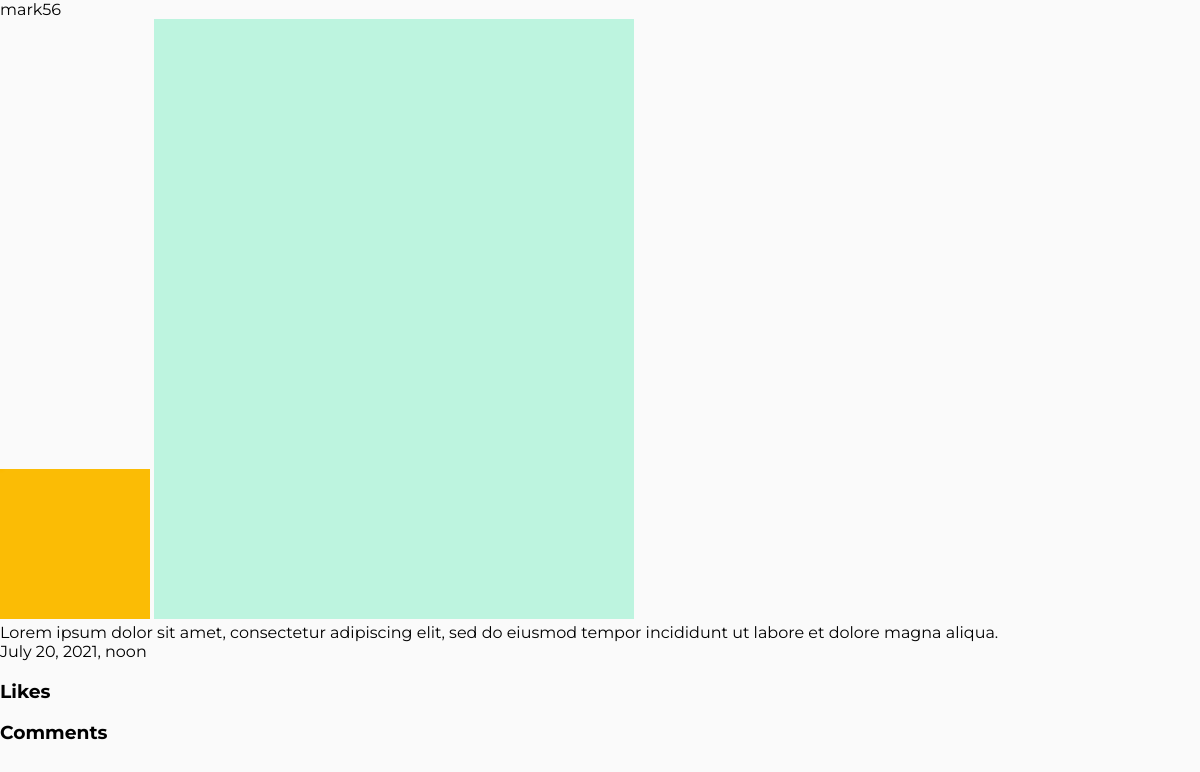
Screenshot of /p/fd6d4e8c94a24657b04528095661884e/ with the database file from the repository.
### app/models.py (models this page shows, shortened)
class Post(models.Model):
    uuid = models.UUIDField(primary_key=True, default=uuid.uuid4, editable=False)
    user = models.ForeignKey(User, related_name='posts', null=True, on_delete=models.SET_NULL)
    created_at = models.DateTimeField(auto_now_add=True)
    picture = models.ImageField(upload_to='posts')
    description = models.TextField(max_length=500)
    likes = models.ForeignKey(Like, related_name='posts', null=True, blank=True, on_delete=models.SET_NULL)
    comments = models.ForeignKey(Comment, related_name='posts', null=True, blank=True, on_delete=models.SET_NULL)
    tags = models.ManyToManyField(Tag, through='Post_Tag', blank=True, null=True)
    '''
    def get_absolute_url(self):
        #<identifier>/<uuid>/
        return reverse('app:profile', kwargs={
            'identifier': self.user.identifier,
            'uuid': self.uuid
        })
    '''
    class Meta:
        ordering = ["-created_at"]

### users/models.py (models this page shows, shortened)
class User(AbstractBaseUser):
    identifier = models.CharField(
        verbose_name = 'username',
        max_length=30,
        unique=True)
    email = models.EmailField(max_length=50, unique = True)
    name = models.CharField(max_length=35, blank=True, null=True)
    profile_info = models.TextField(max_length = 1000, blank=True, null=True)
    profile_pic = models.ImageField(upload_to='profile_pics', blank=True, null=True)
    is_active = models.BooleanField(default=True)
    is_staff = models.BooleanField(default=False)
    is_superuser = models.BooleanField(default=False)
    objects = UserManager()
    USERNAME_FIELD = 'identifier'
    REQUIRED_FIELDS = ['password', 'email']
    @property
    def is_staff(self):
        return self.is_superuser

### app/views.py (the view)
# urls.py: path('p/<uuid>/', views.PostDetailView.as_view(), name='post'),
class PostDetailView(SelectRelatedMixin, generic.DetailView):
    model = Post
    template_name = 'app/post_detail.html'
    def get_object(self, queryset=None):
        return Post.objects.get(uuid=self.kwargs.get("uuid"))

### app/templates/app/post_detail.html (shortened to what this page needs)
{% extends 'core.html' %}
  {% block content %}
    <p>{{ post.user.identifier }}</p>
    <img src="{{ post.user.profile_pic.url }}" alt="">
    <img src="{{ post.picture.url }}" alt="">
    <p>{{ post.description }}</p>
    <p>{{ post.created_at }}</p>
    <h3>Likes</h3>
    <h3>Comments</h3>
  {% endblock %}

### static/social/css/master.css (style rules this page uses)
html, body { height: 100%; }
body, h1, h2, h4, p, ul, li { margin: 0; padding: 0; }
body { background-color: rgba(250, 250, 250, 1); font-family: 'Montserrat', sans-serif; }

### rows the page displays
Post: user.identifier "mark56", user.profile_pic (picture), picture (picture), description "Lorem ipsum dolor sit amet, consectetur adipiscing elit, sed do eiusmod tempor incididunt ut labore et dolore magna aliqua.", created_at "July 20, 2021, noon"
